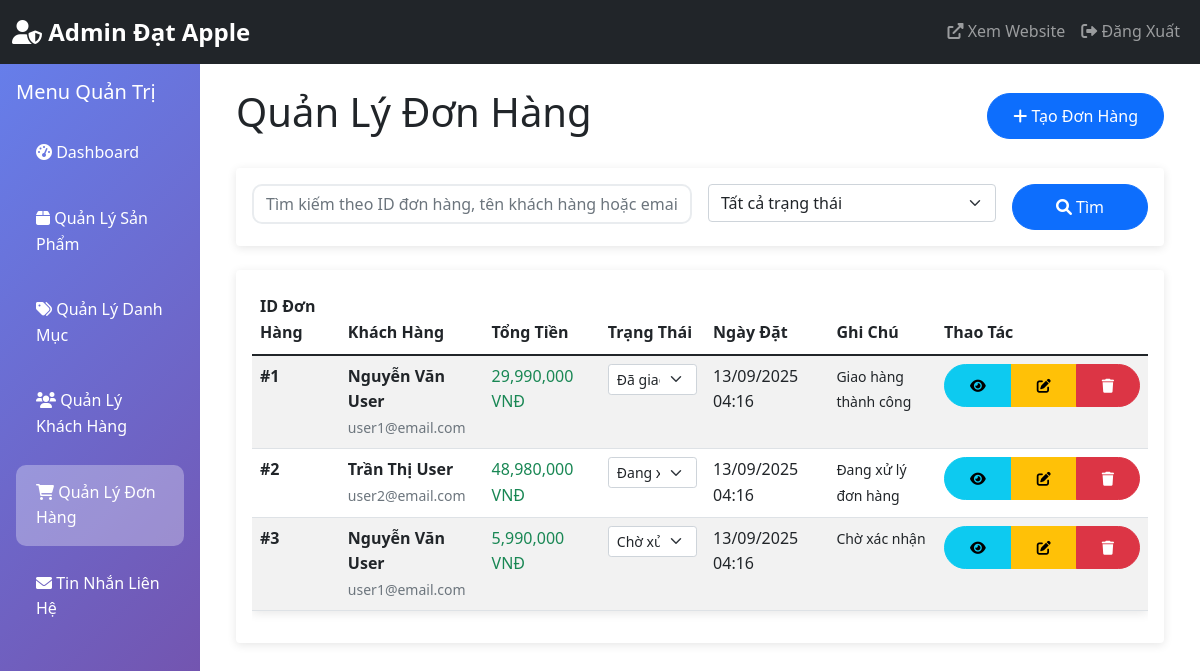
The page /admin/orders.php on the database its author committed.
### tables this page shows
CREATE TABLE orders (
    id INT PRIMARY KEY AUTO_INCREMENT,
    customer_id INT NOT NULL,
    total_amount DECIMAL(10,2) NOT NULL,
    customer_name VARCHAR(255) NOT NULL,
    customer_phone VARCHAR(20) NOT NULL,
    customer_email VARCHAR(255) NOT NULL,
    customer_address TEXT NOT NULL,
    status ENUM('pending', 'processing', 'shipped', 'delivered', 'cancelled') DEFAULT 'pending',
    notes TEXT,
    created_at TIMESTAMP DEFAULT CURRENT_TIMESTAMP,
    updated_at TIMESTAMP DEFAULT CURRENT_TIMESTAMP ON UPDATE CURRENT_TIMESTAMP
);

CREATE TABLE users (
    id INT AUTO_INCREMENT PRIMARY KEY,
    username VARCHAR(50) UNIQUE NOT NULL,
    email VARCHAR(100) UNIQUE NOT NULL,
    password VARCHAR(255) NOT NULL,
    full_name VARCHAR(100) NOT NULL,
    phone VARCHAR(20),
    address TEXT,
    avatar VARCHAR(255),
    role ENUM('user', 'admin') DEFAULT 'user',
    created_at TIMESTAMP DEFAULT CURRENT_TIMESTAMP,
    updated_at TIMESTAMP DEFAULT CURRENT_TIMESTAMP ON UPDATE CURRENT_TIMESTAMP
);

### admin/orders.php (the view, shortened to what this page needs)
<?php
require_once '../config/database.php';
require_once 'includes/admin_header.php';
$search = isset($_GET['search']) ? $_GET['search'] : '';
$sql = "SELECT o.*, u.full_name as customer_name, u.email as customer_email
        FROM orders o
        LEFT JOIN users u ON o.customer_id = u.id
        WHERE 1=1";
$sql .= " ORDER BY o.created_at DESC";
$stmt = $pdo->prepare($sql);
$stmt->execute();
$orders = $stmt->fetchAll();
?>
<div class="container-fluid">
    <div class="row">
        <div class="col-md-2 p-0">
            <?php include 'includes/sidebar.php'; ?>
        </div>
        <div class="col-md-10">
            <div class="p-4">
                <div class="d-flex justify-content-between align-items-center mb-4">
                    <h1>Quản Lý Đơn Hàng</h1>
                    <a href="add_order.php" class="btn btn-primary">
                        <i class="fas fa-plus"></i> Tạo Đơn Hàng
                    </a>
                </div>
                <div class="card mb-4">
                    <div class="card-body">
                        <form method="GET" class="row g-3">
                            <div class="col-md-6">
                                <input type="text" name="search" class="form-control" placeholder="Tìm kiếm theo ID đơn hàng, tên khách hàng hoặc email..." value="<?php echo htmlspecialchars($search); ?>">
                            </div>
                            <div class="col-md-4">
                                <select name="status" class="form-select">
                                    <option value="">Tất cả trạng thái</option>
                                </select>
                            </div>
                            <div class="col-md-2">
                                <button type="submit" class="btn btn-primary w-100">
                                    <i class="fas fa-search"></i> Tìm
                                </button>
                            </div>
                        </form>
                    </div>
                </div>
                <div class="card">
                    <div class="card-body">
                        <?php if ($orders): ?>
                            <div class="table-responsive">
                                <table class="table table-striped">
                                    <thead>
                                        <tr>
                                            <th>ID Đơn Hàng</th>
                                            <th>Khách Hàng</th>
                                            <th>Tổng Tiền</th>
                                            <th>Trạng Thái</th>
                                            <th>Ngày Đặt</th>
                                            <th>Ghi Chú</th>
                                            <th>Thao Tác</th>
                                        </tr>
                                    </thead>
                                    <tbody>
                                        <?php foreach ($orders as $order): ?>
                                            <tr>
                                                <td><strong>#<?php echo $order['id']; ?></strong></td>
                                                <td>
                                                    <strong><?php echo htmlspecialchars($order['customer_name'] ?: 'N/A'); ?></strong><br>
                                                    <small class="text-muted"><?php echo htmlspecialchars($order['customer_email'] ?: ''); ?></small>
                                                </td>
                                                <td>
                                                    <span class="text-success font-weight-bold"><?php echo number_format($order['total_amount']); ?> VNĐ</span>
                                                </td>
                                                <td>
                                                    <form method="POST" class="d-inline">
                                                        <select name="status" class="form-select form-select-sm" onchange="this.form.submit()">
                                                            <option value="pending" <?php echo $order['status'] == 'pending' ? 'selected' : ''; ?>>Chờ xử lý</option>
                                                            <option value="processing" <?php echo $order['status'] == 'processing' ? 'selected' : ''; ?>>Đang xử lý</option>
                                                            <option value="delivered" <?php echo $order['status'] == 'delivered' ? 'selected' : ''; ?>>Đã giao hàng</option>
                                                        </select>
                                                    </form>
                                                </td>
                                                <td><?php echo date('d/m/Y H:i', strtotime($order['created_at'])); ?></td>
                                                <td>
                                                    <small><?php echo htmlspecialchars(substr($order['notes'], 0, 30)) . (strlen($order['notes']) > 30 ? '...' : ''); ?></small>
                                                </td>
                                                <td>
                                                    <div class="btn-group" role="group">
                                                        <a href="order_detail.php?id=<?php echo $order['id']; ?>" class="btn btn-sm btn-info">
                                                            <i class="fas fa-eye"></i>
                                                        </a>
                                                        <a href="edit_order.php?id=<?php echo $order['id']; ?>" class="btn btn-sm btn-warning">
                                                            <i class="fas fa-edit"></i>
                                                        </a>
                                                        <a href="?delete=<?php echo $order['id']; ?>" class="btn btn-sm btn-danger"
                                                           onclick="return confirm('Bạn có chắc chắn muốn xóa đơn hàng này? Tất cả chi tiết đơn hàng cũng sẽ bị xóa.')">
                                                            <i class="fas fa-trash"></i>
                                                        </a>
                                                    </div>
                                                </td>
                                            </tr>
                                        <?php endforeach; ?>
                                    </tbody>
                                </table>
                            </div>
                        <?php endif; ?>
                    </div>
                </div>
            </div>
        </div>
    </div>
</div>
<?php require_once 'includes/admin_footer.php'; ?>

### assets/css/style.css (style rules this page uses)
body { font-family: 'Segoe UI', Tahoma, Geneva, Verdana, sans-serif; line-height: 1.6; }
.card { transition: transform 0.3s ease, box-shadow 0.3s ease; border: none; box-shadow: 0 2px 10px rgba(0,0,0,0.1); }
.btn { border-radius: 25px; padding: 10px 25px; transition: all 0.3s ease; }
.table { box-shadow: 0 2px 10px rgba(0,0,0,0.1); }
.form-control { border-radius: 10px; border: 2px solid #e9ecef; transition: border-color 0.3s ease; }

### rows shown on the page
orders: id "1", customer.full_name "Nguyễn Văn User", customer.email "user1@email.com", total_amount "29,990,000", status "Đã giao hàng", created_at "13/09/2025 04:16", notes "Giao hàng thành công"
orders: id "2", customer.full_name "Trần Thị User", customer.email "user2@email.com", total_amount "48,980,000", status "Đang xử lý", created_at "13/09/2025 04:16", notes "Đang xử lý đơn hàng"
orders: id "3", customer.full_name "Nguyễn Văn User", customer.email "user1@email.com", total_amount "5,990,000", status "Chờ xử lý", created_at "13/09/2025 04:16", notes "Chờ xác nhận"
